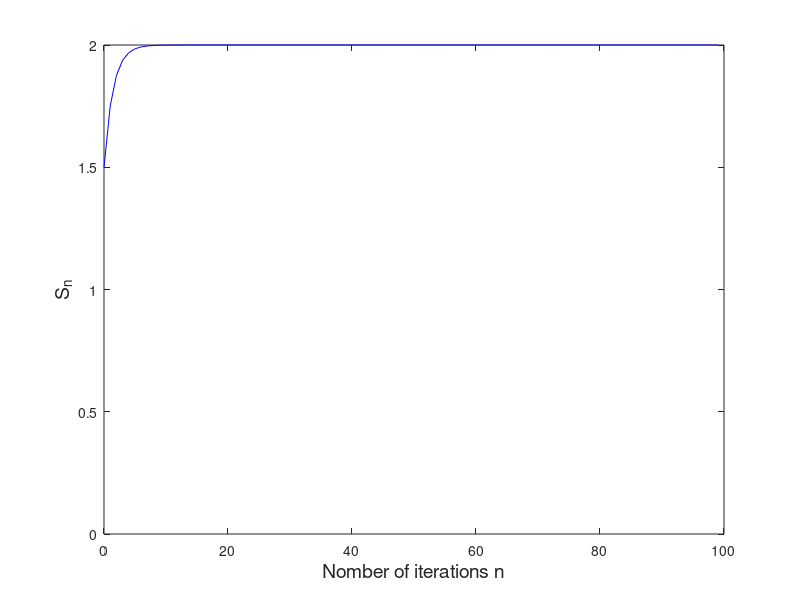

Here is the MATLAB script that generated this plot:
clear all
close all
clc

% (i)
fprintf('(i)\n');
n = 10;

2 - (1 / 2) ^ n
2

%(ii)
fprintf('(ii)\n');
n = 100;
s(1) = 1 + 1/2;
for i = 2 : n
    s(i) = s(i - 1) + 1 / (2 ^ i);
end

k = 0 : n - 1;
figure(1);
plot(k, s, 'b');
axis([0, n, 0, 2]);
xlabel('Nomber of iterations n', 'FontSize', 14);
ylabel('S_n', 'FontSize', 14);

format long;
s(10)
2 - (1 / 2) ^ 10
